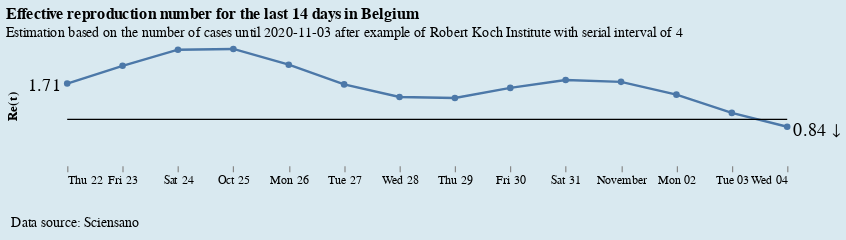

Here is the notebook cell this chart was saved with:
### Markdown cell above
# Making the final visualisation in Altair

In the interactive Altair figure below, we show the $Re(t)$ for the last 14 days. We reduce the rolling mean window to four to see faster reactions.

### Code cell
#collapse

df_plot = df.rolling(4).mean().rolling(8).apply(rt).fillna(0).reset_index()
last_value = str(df_plot.iloc[-1]['cases'].round(2)) + ' ↓'
first_value = str(df_plot[df_plot['date'] == '2020-10-21'].iloc[0]['cases'].round(2)) # + ' ↑'
today_minus_15 = datetime.datetime.today() + relativedelta(days=-15)
today_minus_15_str = today_minus_15.strftime("%Y-%m-%d")

line = alt.Chart(df_plot).mark_line(point=True).encode(
    x=alt.X('date:T', axis=alt.Axis(title='Datum', grid=False)),
    y=alt.Y('cases', axis=alt.Axis(title='Re(t)', grid=False, labels=False, titlePadding=40)),
    tooltip=['date:T', alt.Tooltip('cases', title='Re(t)', format='.2f')]
).transform_filter(
    alt.datum.date > alt.expr.toDate(today_minus_15_str)
).properties(
    width=600,
    height=100
)

hline = alt.Chart(pd.DataFrame({'cases': [1]})).mark_rule().encode(y='cases')


label_right = alt.Chart(df_plot).mark_text(
    align='left', dx=5, dy=16+4 , size=15
).encode(
    x=alt.X('max(date):T', title=None),
    text=alt.value(last_value),
)

label_left = alt.Chart(df_plot).mark_text(
    align='right', dx=-5, dy=-17, size=15
).encode(
    x=alt.X('min(date):T', title=None),
    text=alt.value(first_value),
).transform_filter(
    alt.datum.date > alt.expr.toDate(today_minus_15_str)
)

source = alt.Chart(
    {"values": [{"text": "Data source: Sciensano"}]}
).mark_text(size=12, align='left', dx=-57).encode(
    text="text:N"
)

alt.vconcat(line + label_left + label_right + hline, source).configure(
    background='#D9E9F0'
).configure_view(
    stroke=None, # Remove box around graph
).configure_axisY(
    ticks=False,
    grid=False,
    domain=False
).configure_axisX(
    grid=False,
    domain=False
).properties(title={
      "text": ['Effective reproduction number for the last 14 days in Belgium'], 
      "subtitle": [f'Estimation based on the number of cases until {today_minus_two.strftime("%Y-%m-%d")} after example of Robert Koch Institute with serial interval of 4'],
}
)
# .configure_axisY(
#     labelPadding=50,
# )

### Figure 1 — Vega-Lite specification as saved in the notebook (floating-point values rounded to 4 significant figures; data arrays with more than 128 entries replaced by an {"elided": "..."} marker saying what was removed)
{"config": {"view": {"continuousWidth": 400, "continuousHeight": 300, "stroke": null}, "axisX": {"domain": false, "grid": false}, "axisY": {"domain": false, "grid": false, "ticks": false}, "background": "#D9E9F0"}, "vconcat": [{"layer": [{"mark": {"type": "line", "point": true}, "encoding": {"tooltip": [{"type": "temporal", "field": "date"}, {"type": "quantitative", "field": "cases", "format": ".2f", "title": "Re(t)"}], "x": {"type": "temporal", "axis": {"grid": false, "title": "Datum"}, "field": "date"}, "y": {"type": "quantitative", "axis": {"grid": false, "labels": false, "title": "Re(t)", "titlePadding": 40}, "field": "cases"}}, "height": 100, "transform": [{"filter": "(datum.date > toDate('2020-10-21'))"}], "width": 600}, {"mark": {"type": "text", "align": "right", "dx": -5, "dy": -17, "size": 15}, "encoding": {"text": {"value": "1.71"}, "x": {"type": "temporal", "aggregate": "min", "field": "date", "title": null}}, "transform": [{"filter": "(datum.date > toDate('2020-10-21'))"}]}, {"mark": {"type": "text", "align": "left", "dx": 5, "dy": 20, "size": 15}, "encoding": {"text": {"value": "0.84 ↓"}, "x": {"type": "temporal", "aggregate": "max", "field": "date", "title": null}}}, {"data": {"name": "data-61a2b6093f39a0fc23d95de013b945d4"}, "mark": "rule", "encoding": {"y": {"type": "quantitative", "field": "cases"}}}], "data": {"name": "data-15e9d9cff8b6d71225036961d06bcf6b"}}, {"data": {"name": "data-6e735da48d6abc69852f479aae4fc11a"}, "mark": {"type": "text", "align": "left", "dx": -57, "size": 12}, "encoding": {"text": {"type": "nominal", "field": "text"}}}], "title": {"text": ["Effective reproduction number for the last 14 days in Belgium"], "subtitle": ["Estimation based on the number of cases until 2020-11-03 after example of Robert Koch Institute with serial interval of 4"]}, "$schema": "https://vega.github.io/schema/vega-lite/v4.8.1.json", "datasets": {"data-15e9d9cff8b6d71225036961d06bcf6b": {"elided": "249 records"}, "data-61a2b6093f39a0fc23d95de013b945d4": [{"cases": 1}], "data-6e735da48d6abc69852f479aae4fc11a": [{"text": "Data source: Sciensano"}]}}
